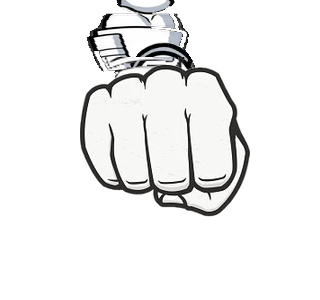
#> input picture cape-jones-rig/forearm-fist-v5-correction-20261031/forearm-v5-arm1-forward-punch-flipped-20261031.png, 320 x 300 px, given in place of 1000179204_34_scne.jpg, which was not available
$ python build_proof.py
#> lines starting #> are read from the running program, lines starting #| are printed output that depends on the picture; pictures that were not available may be replaced by others from this repository, and a replacement may not be noted
from PIL import Image, ImageDraw
D='/home/hatch/workspace/cape-jones-rig/forearm-fist-v5-20261031/'
src=Image.open('/home/hatch/workspace/user/files/1000179204_34_scne.jpg').convert('RGBA')
#> src is the input picture: PIL image 320x300 RGBA; mean R, G, B, A 53, 53, 52.9, 66.7
left=Image.open(D+'fist-left-v5-20261031.png')
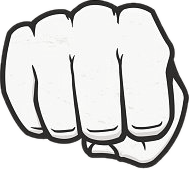
#> input picture cape-jones-rig/forearm-fist-v5-correction-20261031/fist-left-v5-20261031.png, 189 x 169 px, found by its file name
#> left is the input picture: PIL image 189x169 RGBA; mean R, G, B, A 210.2, 209.5, 208.1, 193.7
right=Image.open(D+'fist-right-v5-20261031.png')
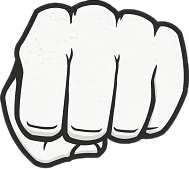
#> input picture cape-jones-rig/forearm-fist-v5-correction-20261031/fist-right-v5-20261031.png, 189 x 169 px, found by its file name
#> right is the input picture: PIL image 189x169 RGBA; mean R, G, B, A 210.2, 209.5, 208.2, 193.7
arm2=Image.open(D+'forearm-v5-arm2-front-punch-fist-20261031.png')
arm1=Image.open(D+'forearm-v5-arm1-front-punch-fist-20261031.png')
W,H=1600,620
sheet=Image.new('RGB',(W,H),(128,128,128))
#> sheet: PIL image 1600x620 RGB; every value is 128
dr=ImageDraw.Draw(sheet)
def paste(img, x, y, maxw, maxh):
#> called with x = 20, y = 40, maxw = 380, maxh = 260
    im=img.copy(); im.thumbnail((maxw,maxh), Image.LANCZOS)
#> after `im.thumbnail((maxw, maxh), Image.LANCZOS)`:
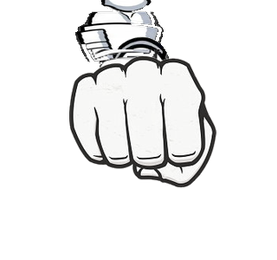
#> im: PIL image 277x260 RGBA; mean R, G, B, A 53.4, 53.4, 53.3, 66.7; transparent parts drawn white
    sheet.paste(im,(x,y),im)
    return im.size
dr.text((20,10),'SOURCE (Mars upload, beige bg)',fill=(0,0,0))
paste(src,20,40,380,260)
dr.text((440,10),'CUT-OUT LEFT (transparent, near-white)',fill=(0,0,0))
paste(left,440,40,300,270)
dr.text((780,10),'CUT-OUT RIGHT (transparent, near-white)',fill=(0,0,0))
paste(right,780,40,300,270)
#> call 3 of paste, with x = 780, y = 40, maxw = 300, maxh = 270
#> in paste (call 3), `sheet.paste(im,(x,y),im)`:
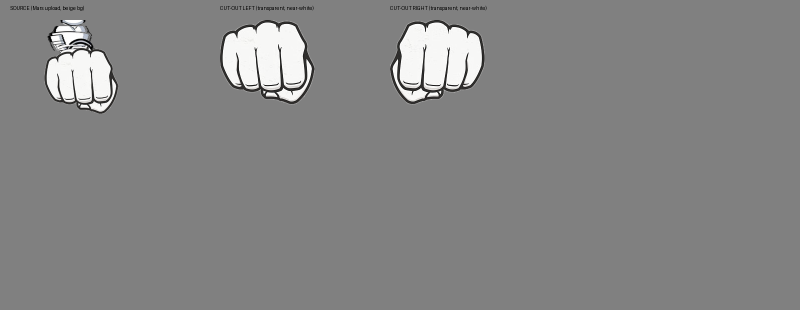
#> sheet: PIL image 1600x620 RGB (shown at 1/2 size); mean R, G, B 132.8, 132.8, 132.8
dr.text((1120,10),'SEATED Arm2 (left fist, rotated)',fill=(0,0,0))
paste(arm2,1120,40,320,300)
#> call 4 of paste, with x = 1120, y = 40, maxw = 320, maxh = 300
#> in paste (call 4), `sheet.paste(im,(x,y),im)`:
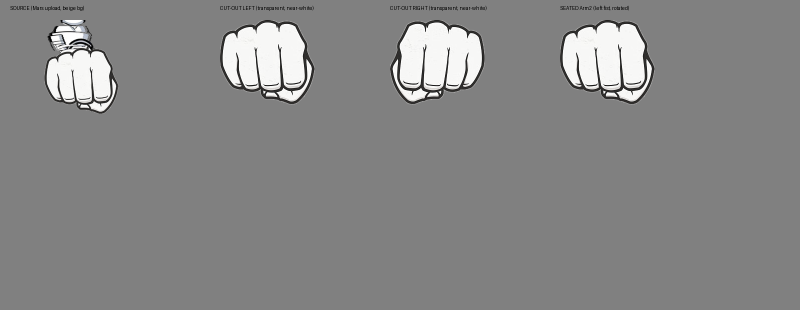
#> sheet: PIL image 1600x620 RGB (shown at 1/2 size); mean R, G, B 134.7, 134.6, 134.6
dr.text((20,360),'SEATED Arm1 (right fist, rotated)',fill=(0,0,0))
paste(arm1,20,390,320,300)
#> in paste (call 5), `sheet.paste(im,(x,y),im)`:
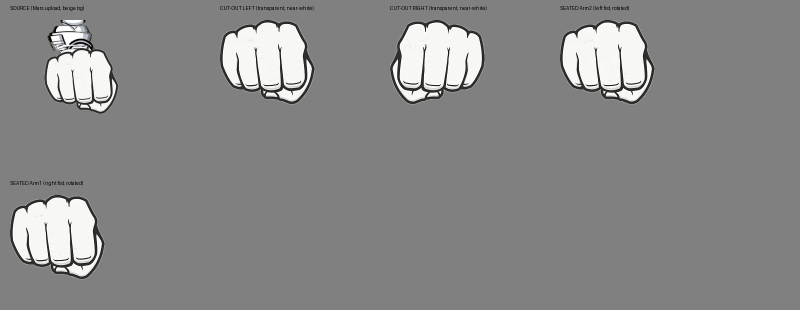
#> sheet: PIL image 1600x620 RGB (shown at 1/2 size); mean R, G, B 136.5, 136.5, 136.3
dr.text((380,390),'Knuckles at strike edge (bottom) in seated versions; knuckles at top in standalone cut-outs.',fill=(0,0,0))
dr.text((380,420),'Method: pulled from Mars upload + cut out + fitted. NOT generated, NOT hand-drawn vector.',fill=(0,0,0))
dr.text((380,450),'No beige halo. No WWE logo, no wrestler, no branding shipped. SmackDown search superseded by upload.',fill=(0,0,0))
sheet.save(D+'proof-v5-source-cutouts-seated-20261031.png')
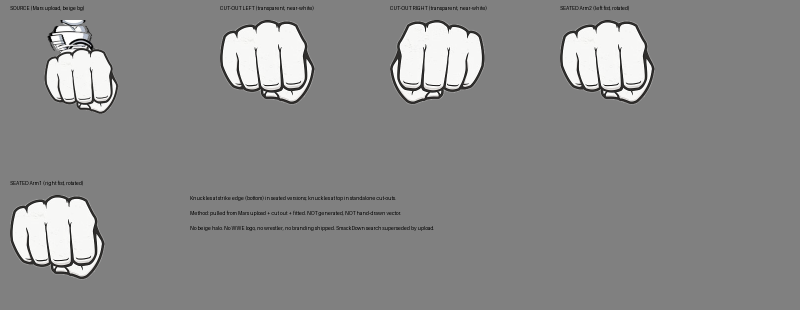
#> saved as proof-v5-source-cutouts-seated-20261031.png: PIL image 1600x620 RGB (shown at 1/2 size); mean R, G, B 136.1, 136.1, 136
print(sheet.size)
#| (1600, 620)
